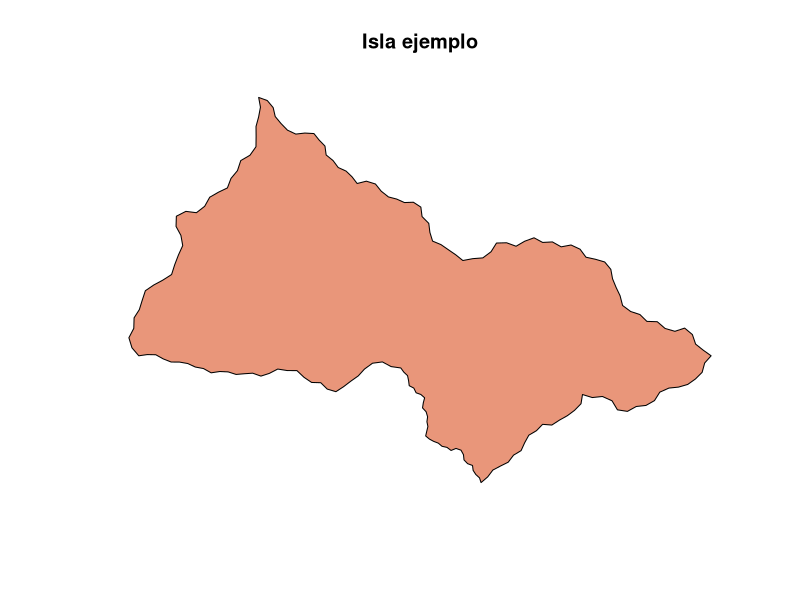
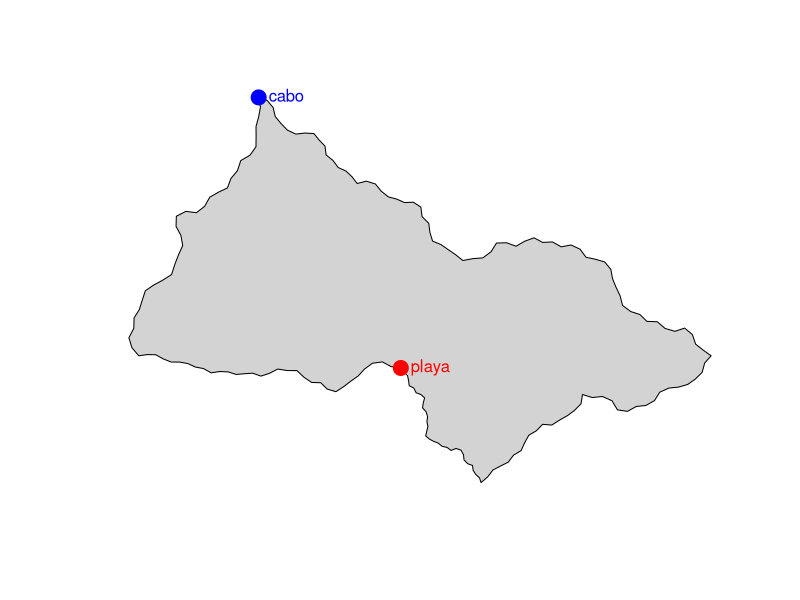
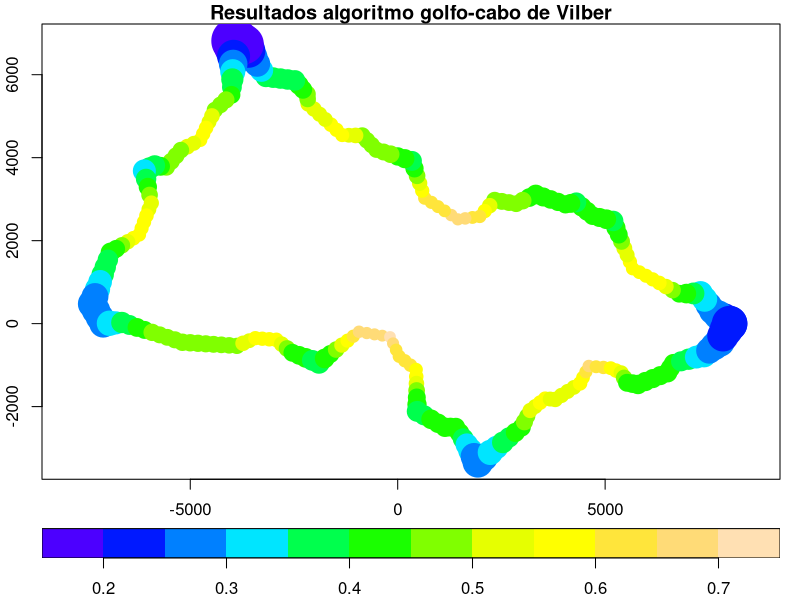
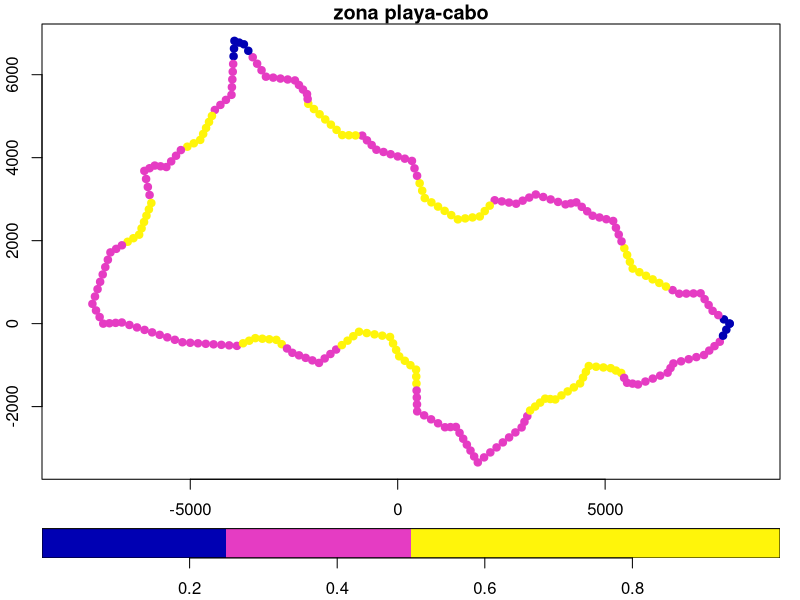
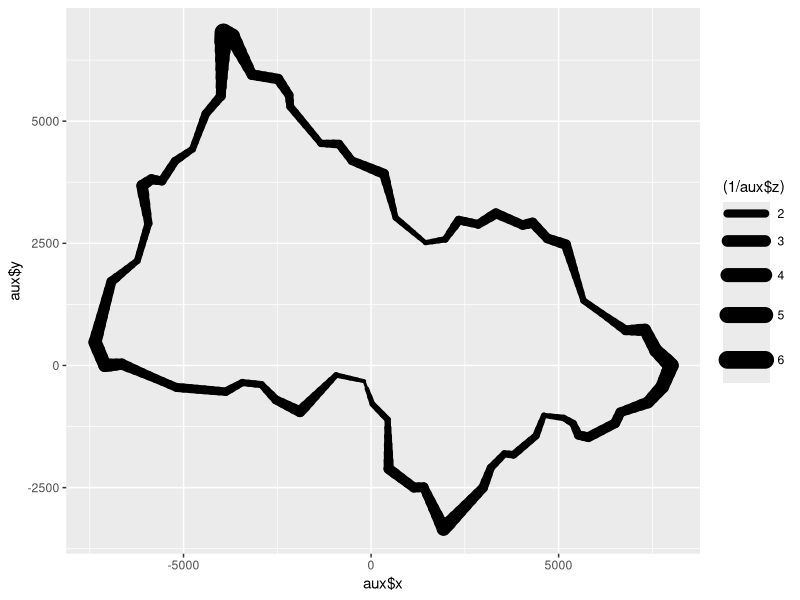
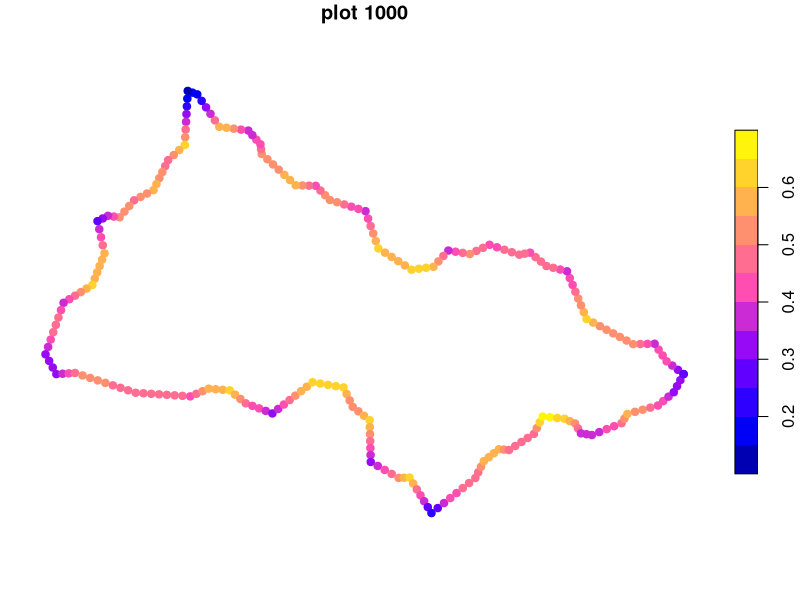
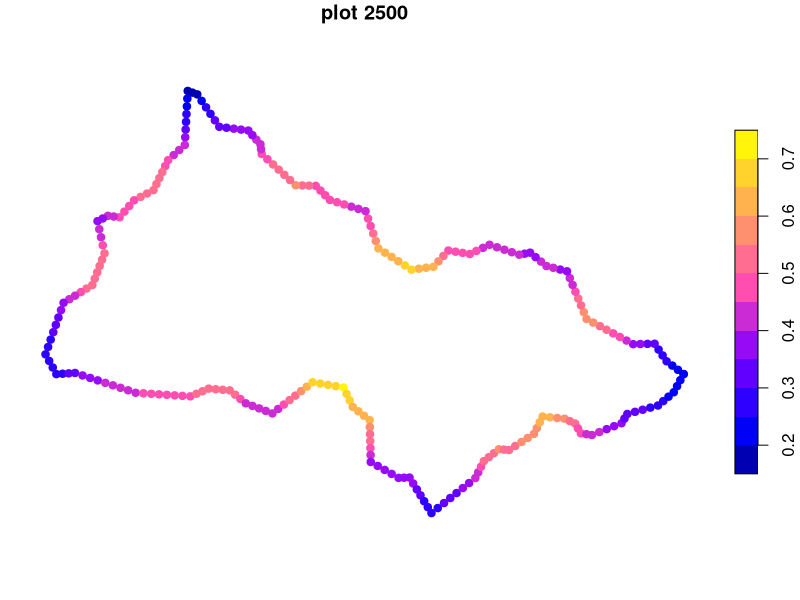
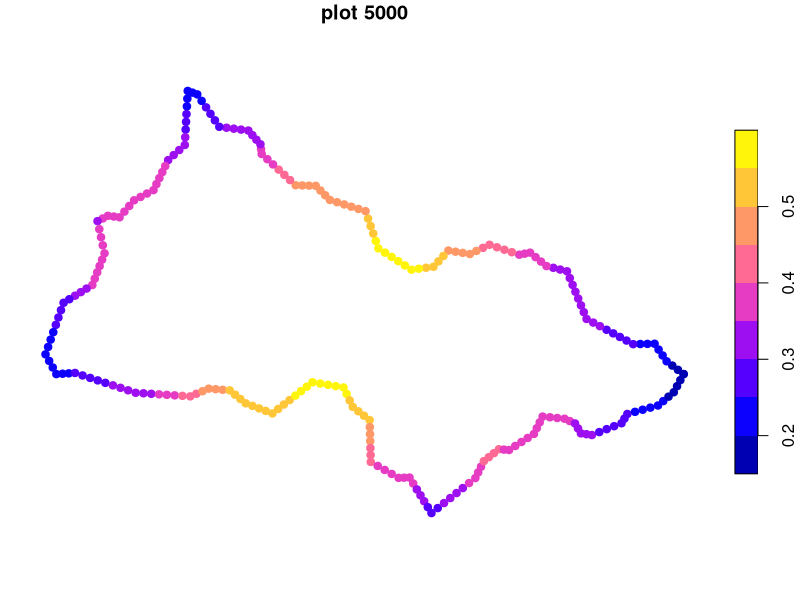

Write the R code that produced these figures, in order.
## ---- chunk 1
################################################
# Funciones para hacer un mapa del tesoro con R
# Autor: Fernando Villalba Bergado
# Fecha: 2018-2019
################################################


require(dplyr)
require(sf)
#require(sp)
#require(rgdal)


#font_add_google("Old English Text MT", "Old English Text MT")
# Crea poligono aleatorio de n vertices y diámetro medio R
pol_cero<-function(R=3000,nvert=5){
    # R= diametro medio de la isla en m 
    I<- R/2 # Amplitud de desviación media de irregularidades
    #N<-N # número de puntos base del boceto siempre <20
    
    paso<-2*pi/nvert
    # creamos poligono inicial como data.frame
    pol_coord<-data.frame(x=NA,y=NA)
    a<-runif(1,0.5,10) # añadimos una funcion seno a la amplitud
    b<-runif(1,0.5,10) # añadimos otra funcion seno a la amplitud
    for(i in 1:nvert-1){
        #x<-(R+rnorm(1,I,I/3))*cos(paso*i)
        #y<-(R+rnorm(1,I,I/3))*sin(paso*i)
        x<-abs((R+I*sin(paso*i*a)+I*sin(paso*i*b)))*cos(paso*i)
        y<-abs((R+I*sin(paso*i*a)+I*sin(paso*i*b)))*sin(paso*i)
        pol_coord<-rbind(pol_coord,c(x,y))
    }
    pol_coord<-na.omit(pol_coord)
    # Añadimos al final el punto origen para cerrar el poligono
    pol_coord<-rbind(pol_coord,c(pol_coord[1,1],pol_coord[1,2]))
    return(pol_coord)
}

#plot(pol_cero(,7),type="l")
# Creamos la función punto medio
puntomedio<-function(x1,y1,x2,y2){
    # calcula el punto medio del lado y lo mueve
    # un porcentaje aleatorio sobre al perpendicular del lado
    xmed<-(x1+x2)/2
    ymed<-(y1+y2)/2
    # calculamos la tangente para sacar la perpendicular 
    vx<- -(y2-y1) # por anlgulos es el eje opuesto
    vy<-(x2-x1)
    # Este parametro d es importante y marca la desviación 
    # del nuevo punto respecto al lado
    d<-0.2*runif(1,-1,1)
    # coord del nuevo punto medio final
    x0<-xmed+d*vx
    y0<-ymed+d*vy
    
    return(c(x0,y0))
}
# Función que divide en 2 cada lado del poligono
# los datos de entrada deben ser un data.frame
div_pol<-function(poligon){
    n_pol<-data.frame(x=NA,y=NA)
    # aplicamos la funión de punto medio
    for (i in 1:nrow(poligon)-1){
        n_pol<-rbind(n_pol,c(poligon[i,1],poligon[i,2]))
        n_pol<-rbind(n_pol,puntomedio(poligon[i,1],poligon[i,2],
                                      poligon[i+1,1],poligon[i+1,2]))
        #n_pol<-rbind(n_pol,c(poligon[i+1,1],poligon[i+1,2]))
        #esto era el fallo, se duplicaba la coordenada en el bucle
    }
    n_pol<-rbind(n_pol,c(poligon[nrow(poligon),1],poligon[nrow(poligon),2]))
    n_pol<-na.omit(n_pol)
    return(n_pol)
}

#2. funcion recursiva      
div_pol_n<-function(poligon, N){
    z<-poligon
    for(i in 1:N){
        z<- div_pol(z)        
    }
    return(z)
}
# plot(div_pol_n(pol_cero(,3),5),type="l")

# Funcion final que devuelve el poligono de una isla
# aleaoria en formato poligono x-y
crea_isla<-function(R=5000,nver=6,N=5){
    z<-pol_cero(R,nver)    
    z<-div_pol_n(z,N)
    return(z)
}

#crea_isla()
# Funcion pol_to_sf:
# para transformar el poligono en objeto o capa espacial sf
# por defecto coge el CRS epsg 25831 
pol_to_sf<-function(pol,epsg=NA){
    capa <- pol %>%
        st_as_sf(coords = c("x", "y"), crs = epsg) %>%
        summarise(geometry = st_combine(geometry)) %>%
        st_cast("POLYGON")
    st_crs(capa)<-epsg
    return(capa)
}

# Funcion validar_contorno: 
# sirve para corregir fallos en los poligonos en los que cruzan lados
validar_contorno<-function(pol){
    str1<-st_crs(pol)
    if(is.na(str1)){str1=25831}
    #    pol<-st_cast(pol,"POLYGON")
    if(!st_is_valid(pol)){
        pol<-st_buffer(pol, 10)# crea un buffer
        pol<-st_combine(pol)
        st_crs(pol)<-str1#25831
    }
    # comprueba que no es multipol
    if(class(pol)[[1]]=="sfc_MULTIPOLYGON"){
        pol<-multipol_a_uno(pol)
        st_crs(pol)<-str1
    }  
    return(pol)
}
## ---- chunk 2
# Funcion por_circulo:
# Calcula el área de interseccion del circulo con elpoligono de  tierra de la isla
#   punto: punto del contorno 
#   isla: poligon de tierra o de la isla sf
#   tolerancia: radio del circulo
por_circulo<-function(punto,isla,tolerancia){
        # crea un circulo de radio=tolerancia
        cir1<-st_buffer(st_geometry(punto),dist=tolerancia)
        # calcula su área
        area_circulo<-as.numeric(st_area(cir1))
        # clip con tierra-isla
        # iguala los crs para evitar conflictos
        st_crs(cir1)<-st_crs(isla)
        # hace el clip del circulo con la tierra-isla
        clip1 <- st_intersection(cir1,isla)
        # calcula el area del clip
        area_cir1<-as.numeric(st_area(clip1))
        # retorna el tanto por uno  
        return(area_cir1/area_circulo)
}

# funcion algoritmo golfo cabo
#   isla: sf con poligono cerrado de tierra
#   R: radio del circulo = tolerancia
#   seg: unidades para segmentar la linea de costa
gc<-function(isla,radio=2000,seg=200){
    # unidades en m
    # segmentiza la linea de costa
    # crea un punto cada 200 m maximo
    c1<-st_segmentize(st_geometry(isla),seg)
    # convierte la capa a puntos
    pts_c1<-st_cast(c1, "POINT")
    # calcula el algoritmo con sapply en cada punto
    gc1<-sapply(pts_c1,por_circulo,isla=isla,tolerancia=radio)
    # genera una capa sf de resultado con los puntos y los valores
    pts_c2<-st_sf(data.frame(gc=gc1), st_geometry(pts_c1))
    #retorna el resultado como capa
    return(pts_c2)
}

# funcion para calcular los puntos que salen en una capa de lineas
n_puntos<-function(poli){
        # numero de puntos de una capa
        pts_poli<-st_cast(poli$geometry, "MULTIPOINT")
        cnt_poli <- sapply(pts_poli, length)
        sum(cnt_poli)
        }

## ---- chunk 3
# generamos una isla
    radio=8000
    islagrande<-crea_isla(R=radio)%>% pol_to_sf() #%>%validar_contorno()
    plot(islagrande, col="darksalmon", main="Isla ejemplo")
## ---- chunk 4
#   Simplificamos el poligono para reducir tiempo de calculo 
    i1<-st_simplify(islagrande, preserveTopology = FALSE, dTolerance = radio/100)
# comparamos los puntos de ambas capas
    n_puntos(i1)
    n_puntos(islagrande)
    
# calculamos el algoritmo en la capa simplificada
    a<-gc(i1)
    
# Vemos el resultado.
    head(a)
# pintamos el resultado
    plot(st_geometry(islagrande), col="lightgrey")
    # sañalamos el golfo más claro
    plot(a[which.max(a$gc),],pch=19,cex=2, col="red",add=T)
    text(st_coordinates(a[which.max(a$gc),]), labels = "playa", col = 'red',pos = 4)
    # señalamos el cabo más evidente
    plot(a[which.min(a$gc),],pch=19,cex=2, col="blue",add=T)
    text(st_coordinates(a[which.min(a$gc),]), labels = "cabo", col = 'blue',pos = 4)

# pintamos el resultado variando el color,el grueso del punto
    # y las escalas
    plot(a["gc"],key.pos = 1,pch=19,main="Resultados algoritmo golfo-cabo de Vilber",
         pal=topo.colors,cex=(1/a$gc),axes = T, key.width = lcm(2), key.length = 1.0)    
## ---- chunk 5
    # zona playa y cabo
    plot(a["gc"],key.pos = 1,pch=19,main="zona playa-cabo",breaks = c(0,.25,.50,1), axes = T, key.width = lcm(2), key.length = 1.0)   
## ---- chunk 6

library(ggplot2)
#CReamos un data frame
    aux<-data.frame(st_coordinates(a),a$gc)
    # cambiamos los nombres
    names(aux)<-c("x","y","z")
    # pintamos la ruta
    ggplot(aux, aes(aux$x,aux$y,size=(1/aux$z))) +
      geom_path(linejoin = "round",lineend="round")
    
## ---- chunk 7
# pintamos con varios radios
radios<-list(1000, 2500, 5000, 8000)
#. aplicamos el bucle
lapply(radios, function(x) {plot(gc(i1,radio=x),pch=19,
                                       main=paste("plot", x[[1]]))})
